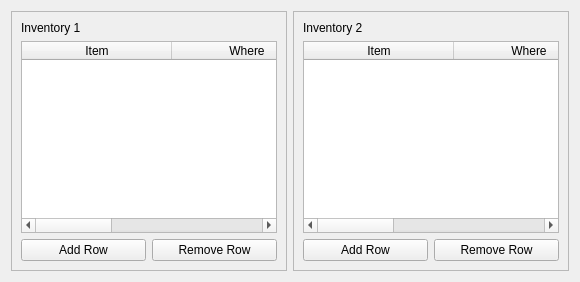
          <widget class="QWidget" name="tab_3">
           <attribute name="title">
            <string>Inventory</string>
           </attribute>
           <layout class="QHBoxLayout" name="horizontalLayout_11">
            <item>
             <widget class="QFrame" name="frame_8">
              <property name="frameShape">
               <enum>QFrame::StyledPanel</enum>
              </property>
              <property name="frameShadow">
               <enum>QFrame::Raised</enum>
              </property>
              <layout class="QVBoxLayout" name="verticalLayout_9">
               <item>
                <widget class="QLabel" name="label_11">
                 <property name="text">
                  <string>Inventory 1</string>
                 </property>
                </widget>
               </item>
               <item>
                <widget class="QTableWidget" name="inv1Table_generic">
                 <property name="alternatingRowColors">
                  <bool>true</bool>
                 </property>
                 <attribute name="horizontalHeaderDefaultSectionSize">
                  <number>150</number>
                 </attribute>
                 <attribute name="horizontalHeaderStretchLastSection">
                  <bool>true</bool>
                 </attribute>
                 <column>
                  <property name="text">
                   <string>Item</string>
                  </property>
                 </column>
                 <column>
                  <property name="text">
                   <string>Where</string>
                  </property>
                 </column>
                 <column>
                  <property name="text">
                   <string>Weight</string>
                  </property>
                 </column>
                </widget>
               </item>
               <item>
                <layout class="QHBoxLayout" name="horizontalLayout_12">
                 <item>
                  <widget class="QPushButton" name="pushButton_13">
                   <property name="text">
                    <string>Add Row</string>
                   </property>
                  </widget>
                 </item>
                 <item>
                  <widget class="QPushButton" name="pushButton_12">
                   <property name="text">
                    <string>Remove Row</string>
                   </property>
                  </widget>
                 </item>
                </layout>
               </item>
              </layout>
             </widget>
            </item>
            <item>
             <widget class="QFrame" name="frame_9">
              <property name="frameShape">
               <enum>QFrame::StyledPanel</enum>
              </property>
              <property name="frameShadow">
               <enum>QFrame::Raised</enum>
              </property>
              <layout class="QVBoxLayout" name="verticalLayout_10">
               <item>
                <widget class="QLabel" name="label_12">
                 <property name="text">
                  <string>Inventory 2</string>
                 </property>
                </widget>
               </item>
               <item>
                <widget class="QTableWidget" name="inv2Table_generic">
                 <property name="alternatingRowColors">
                  <bool>true</bool>
                 </property>
                 <attribute name="horizontalHeaderDefaultSectionSize">
                  <number>150</number>
                 </attribute>
                 <attribute name="horizontalHeaderStretchLastSection">
                  <bool>true</bool>
                 </attribute>
                 <column>
                  <property name="text">
                   <string>Item</string>
                  </property>
                 </column>
                 <column>
                  <property name="text">
                   <string>Where</string>
                  </property>
                 </column>
                 <column>
                  <property name="text">
                   <string>Weight</string>
                  </property>
                 </column>
                </widget>
               </item>
               <item>
                <layout class="QHBoxLayout" name="horizontalLayout_13">
                 <item>
                  <widget class="QPushButton" name="pushButton_15">
                   <property name="text">
                    <string>Add Row</string>
                   </property>
                  </widget>
                 </item>
                 <item>
                  <widget class="QPushButton" name="pushButton_14">
                   <property name="text">
                    <string>Remove Row</string>
                   </property>
                  </widget>
                 </item>
                </layout>
               </item>
              </layout>
             </widget>
            </item>
           </layout>
          </widget>
